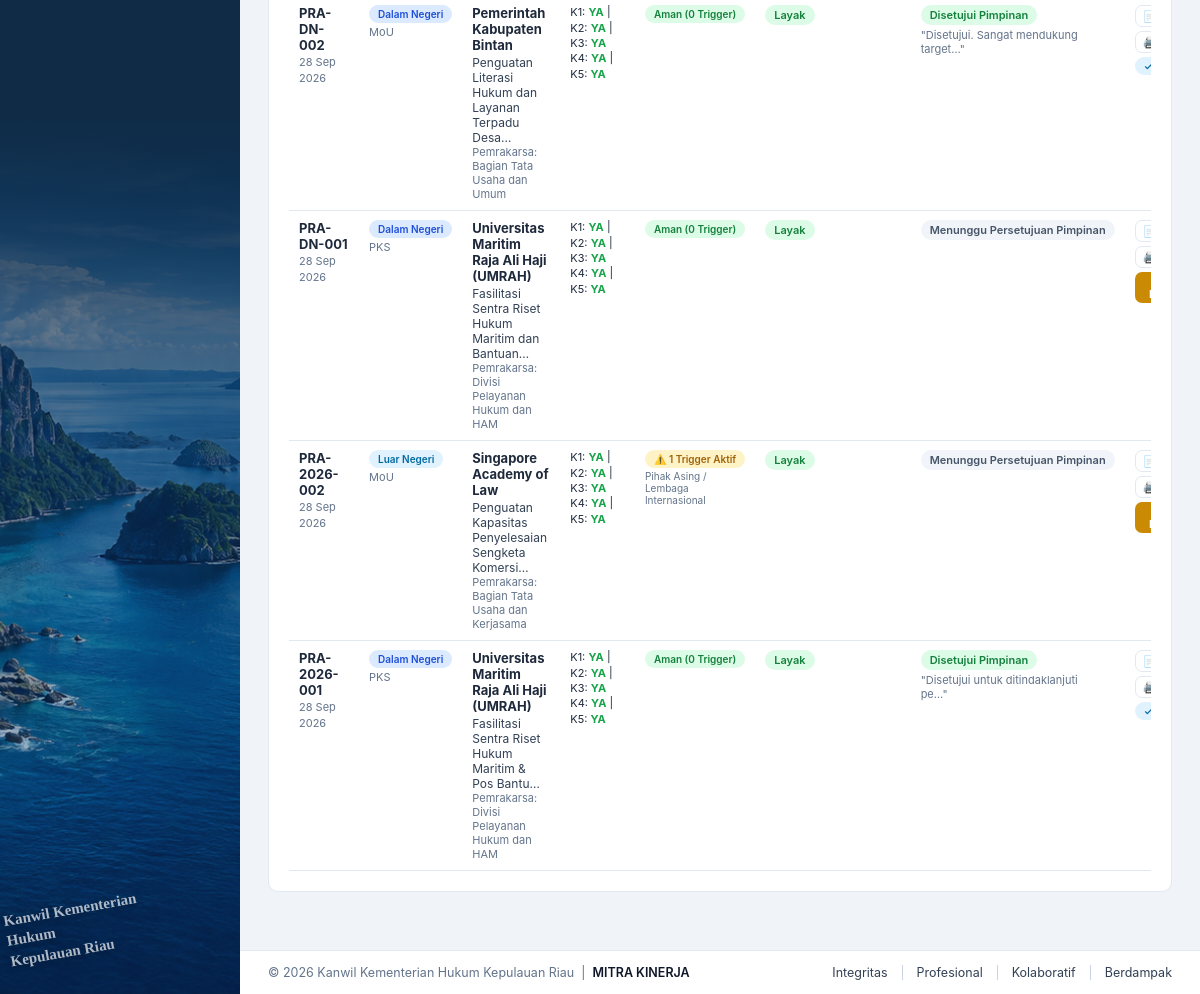
/gate0.php (signed in, lower part), run on an earlier commit of the app's database.
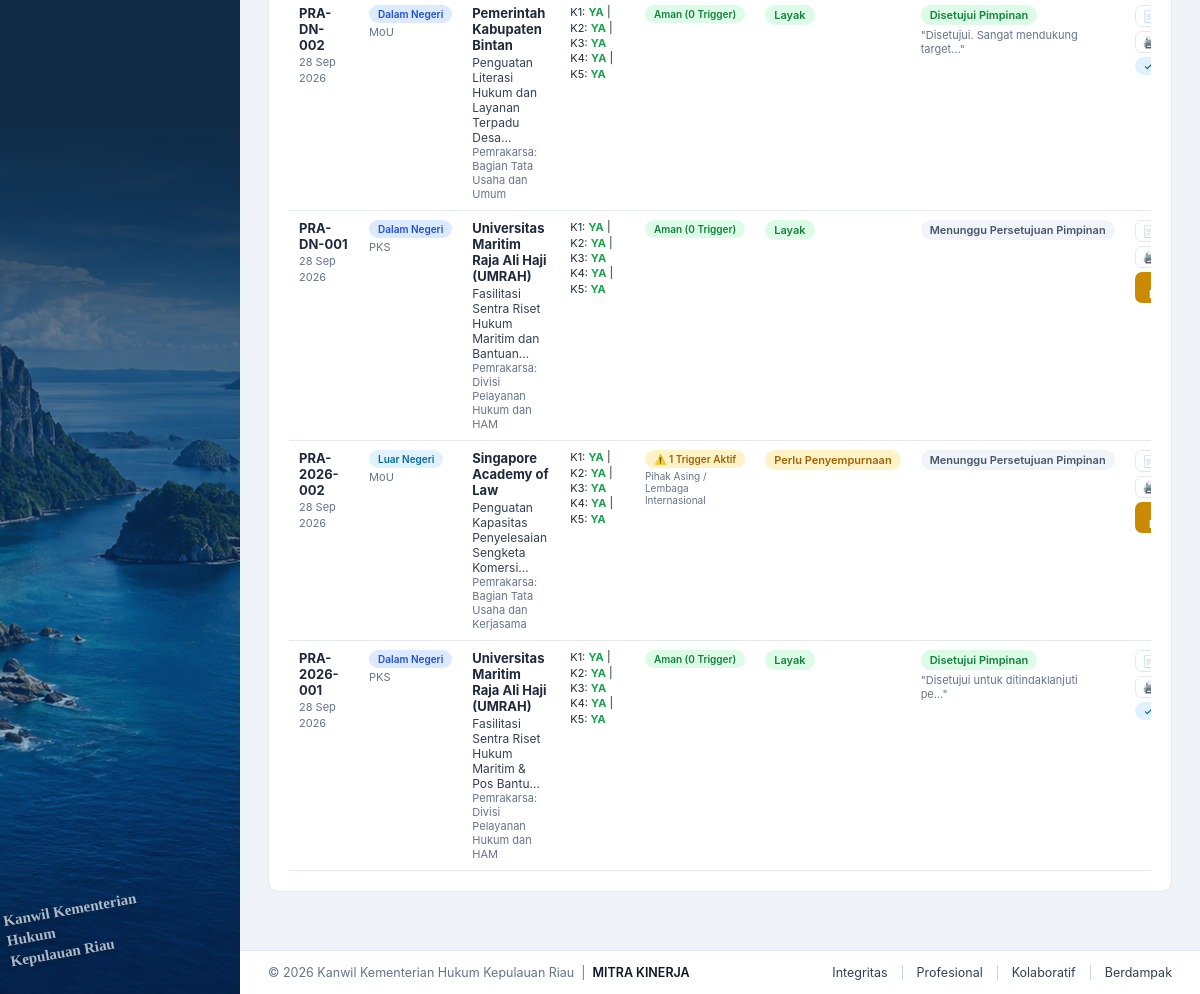
And on a later commit of the database.
### tables this page shows
CREATE TABLE `pra_pks` (
  `id` int(11) NOT NULL AUTO_INCREMENT,
  `nomor_usulan` varchar(50) NOT NULL,
  `tipe_kerjasama` enum('Dalam Negeri','Luar Negeri') NOT NULL DEFAULT 'Dalam Negeri',
  `jenis_naskah` enum('MoU','PKS','Lainnya') NOT NULL DEFAULT 'PKS',
  `unit_pemrakarsa` varchar(255) NOT NULL,
  `penanggung_jawab_usulan` varchar(255) DEFAULT NULL,
  `calon_mitra` varchar(255) NOT NULL,
  `judul_rencana` text NOT NULL,
  `tujuan_singkat` text DEFAULT NULL,
  `ruang_lingkup` text DEFAULT NULL,
  `penerima_manfaat` text DEFAULT NULL,
  `perkiraan_mulai` date DEFAULT NULL,
  `perkiraan_selesai` date DEFAULT NULL,
  `k1_kesesuaian_strategis` enum('YA','TIDAK') NOT NULL DEFAULT 'YA',
  `k2_kebutuhan_daya_ungkit` enum('YA','TIDAK') NOT NULL DEFAULT 'YA',
  `k3_kelayakan_mitra` enum('YA','TIDAK') NOT NULL DEFAULT 'YA',
  `k4_kesiapan_sumber_daya` enum('YA','TIDAK') NOT NULL DEFAULT 'YA',
  `k5_risiko_keberlanjutan` enum('YA','TIDAK') NOT NULL DEFAULT 'YA',
  `pertanyaan_uji` longtext DEFAULT NULL,
  `trigger_khusus` longtext DEFAULT NULL,
  `catatan_verifikasi` text DEFAULT NULL,
  `gap_penyempurnaan` text DEFAULT NULL,
  `unit_review_tambahan` text DEFAULT NULL,
  `batas_waktu_penyempurnaan` date DEFAULT NULL,
  `status_rekomendasi` enum('Layak','Perlu Penyempurnaan','Tidak Prioritas / Tidak Layak') NOT NULL DEFAULT 'Layak',
  `status_persetujuan` enum('Menunggu Persetujuan Pimpinan','Disetujui Pimpinan','Dikembalikan untuk Revisi','Ditolak Pimpinan') NOT NULL DEFAULT 'Menunggu Persetujuan Pimpinan',
  `catatan_pimpinan` text DEFAULT NULL,
  `tanggal_persetujuan` date DEFAULT NULL,
  `pimpinan_id` int(11) DEFAULT NULL,
  `is_promoted_to_pks` tinyint(1) NOT NULL DEFAULT 0,
  `created_by` int(11) DEFAULT NULL,
  `created_at` timestamp NOT NULL DEFAULT current_timestamp(),
  `updated_at` timestamp NOT NULL DEFAULT current_timestamp() ON UPDATE current_timestamp(),
  PRIMARY KEY (`id`),
  UNIQUE KEY `nomor_usulan` (`nomor_usulan`),
  KEY `pimpinan_id` (`pimpinan_id`),
  KEY `created_by` (`created_by`),
  CONSTRAINT `pra_pks_ibfk_1` FOREIGN KEY (`pimpinan_id`) REFERENCES `users` (`id`) ON DELETE SET NULL,
  CONSTRAINT `pra_pks_ibfk_2` FOREIGN KEY (`created_by`) REFERENCES `users` (`id`) ON DELETE SET NULL
);

### includes/auth.php (called while the page is built, shortened)
<?php
require_once __DIR__ . '/functions.php';
function currentUser(bool $forceRefresh = false): ?array {
    static $cachedUser = null;
    static $hasChecked = false;
    if ($hasChecked) {
        return $cachedUser;
    }
    try {
        $pdo = getDB();
        $stmt = $pdo->prepare('SELECT id, nama, username, role, aktif FROM users WHERE id = ? LIMIT 1');
        $stmt->execute([(int)$_SESSION['user']['id']]);
        $cachedUser = $_SESSION['user'];
        $hasChecked = true;
        return $cachedUser;
    } catch (Throwable $e) {
        error_log('currentUser DB verification failed: ' . $e->getMessage());
        $hasChecked = true;
        $cachedUser = null;
        return null;
    }
}
function requireLogin(): void {
    if (!currentUser()) {
        header('Location: login.php');
        exit;
    }
}

### includes/functions.php (called while the page is built, shortened)
<?php
function formatTanggal(?string $tgl): string {
    $t = strtotime($tgl);
    $bulan = ['','Jan','Feb','Mar','Apr','Mei','Jun','Jul','Agu','Sep','Okt','Nov','Des'];
    return date('d', $t) . ' ' . $bulan[(int)date('n', $t)] . ' ' . date('Y', $t);
}
function h(?string $s): string {
    return htmlspecialchars($s ?? '', ENT_QUOTES, 'UTF-8');
}
function singkat(?string $teks, int $panjang, string $akhiran = '…'): string {
    if (function_exists('mb_strimwidth')) {
        return mb_strimwidth($teks, 0, $panjang, $akhiran, 'UTF-8');
    }
    return strlen($teks) > $panjang ? substr($teks, 0, max(1, $panjang - 1)) . $akhiran : $teks;
}

### gate0.php (the view, shortened to what this page needs)
<?php
require_once __DIR__ . '/includes/auth.php';
requireLogin();
$pdo = getDB();
$user = currentUser();
$role = $user['role'];
$canEdit = in_array($role, ['admin', 'pemeriksa'], true);
$canDecide = in_array($role, ['admin', 'pimpinan'], true);
        ?><!DOCTYPE html>
    <?php
$usulanList = $pdo->query('SELECT * FROM pra_pks ORDER BY id DESC')->fetchAll();
require __DIR__ . '/includes/header.php';
?>
<div class="card">
    <div class="table-wrap">
        <table>
            <tbody>
                <?php if (empty($usulanList)): ?>
                <tr><td colspan="8" class="muted" style="text-align:center;padding:24px;">Belum ada usulan pra-PKS terdaftar.</td></tr>
                <?php else: foreach ($usulanList as $u):
                    $rekBadge = match($u['status_rekomendasi']) {
                        'Layak' => 'success',
                        'Perlu Penyempurnaan' => 'warning',
                        default => 'danger'
                    };
                    $appBadge = match($u['status_persetujuan']) {
                        'Disetujui Pimpinan' => 'success',
                        'Dikembalikan untuk Revisi' => 'warning',
                        'Ditolak Pimpinan' => 'danger',
                        default => 'secondary'
                    };
                    $tData = json_decode($u['trigger_khusus'] ?? '[]', true) ?: [];
                    $activeTriggers = [];
                    foreach ($tData as $k => $tv) {
                        if (($tv['jawab'] ?? '') === 'YA') {
                            $tNum = (int)substr($k, 1);
                            $activeTriggers[] = GATE0_TRIGGERS[$tNum]['judul'] ?? "Trigger $tNum";
                        }
                    }
                ?>
                <tr>
                    <td>
                        <strong><?= h($u['nomor_usulan']) ?></strong><br>
                        <span class="muted" style="font-size:11px;"><?= formatTanggal($u['created_at']) ?></span>
                    </td>
                    <td>
                        <span class="badge badge-<?= $u['tipe_kerjasama'] === 'Dalam Negeri' ? 'primary' : 'info' ?>" style="font-size:10px;"><?= h($u['tipe_kerjasama']) ?></span>
                        <div class="muted" style="font-size:11px;margin-top:2px;"><?= h($u['jenis_naskah']) ?></div>
                    </td>
                    <td>
                        <strong><?= h($u['calon_mitra']) ?></strong>
                        <div style="font-size:12px;color:#334155;margin-top:2px;"><?= h(singkat($u['judul_rencana'], 50)) ?></div>
                        <div class="muted" style="font-size:11px;">Pemrakarsa: <?= h($u['unit_pemrakarsa']) ?></div>
                    </td>
                    <td>
                        <div style="font-size:11px;line-height:1.4;">
                            K1: <span style="font-weight:700;color:<?= $u['k1_kesesuaian_strategis']==='YA'?'#16a34a':'#dc2626' ?>"><?= $u['k1_kesesuaian_strategis'] ?></span> |
                            K2: <span style="font-weight:700;color:<?= $u['k2_kebutuhan_daya_ungkit']==='YA'?'#16a34a':'#dc2626' ?>"><?= $u['k2_kebutuhan_daya_ungkit'] ?></span> |
                            K3: <span style="font-weight:700;color:<?= $u['k3_kelayakan_mitra']==='YA'?'#16a34a':'#dc2626' ?>"><?= $u['k3_kelayakan_mitra'] ?></span><br>
                            K4: <span style="font-weight:700;color:<?= $u['k4_kesiapan_sumber_daya']==='YA'?'#16a34a':'#dc2626' ?>"><?= $u['k4_kesiapan_sumber_daya'] ?></span> |
                            K5: <span style="font-weight:700;color:<?= $u['k5_risiko_keberlanjutan']==='YA'?'#16a34a':'#dc2626' ?>"><?= $u['k5_risiko_keberlanjutan'] ?></span>
                        </div>
                    </td>
                    <td>
                        <?php if (empty($activeTriggers)): ?>
                        <span class="badge badge-success" style="font-size:10px;">Aman (0 Trigger)</span>
                        <?php else: ?>
                        <span class="badge badge-warning" style="font-size:10px;">⚠️ <?= count($activeTriggers) ?> Trigger Aktif</span>
                        <div class="muted" style="font-size:10px;margin-top:2px;max-width:140px;"><?= h(implode(', ', $activeTriggers)) ?></div>
                        <?php endif; ?>
                    </td>
                    <td><span class="badge badge-<?= $rekBadge ?>"><?= h($u['status_rekomendasi']) ?></span></td>
                    <td>
                        <span class="badge badge-<?= $appBadge ?>"><?= h($u['status_persetujuan']) ?></span>
                        <?php if ($u['catatan_pimpinan']): ?>
                        <div class="muted" style="font-size:11px;margin-top:3px;max-width:160px;">"<?= h(singkat($u['catatan_pimpinan'], 35)) ?>"</div>
                        <?php endif; ?>
                    </td>
                    <td>
                        <div style="display:flex;gap:4px;flex-wrap:wrap;">
                            <a href="gate0.php?view=detail&id=<?= $u['id'] ?>" class="btn btn-outline btn-sm" style="font-size:11px;padding:3px 7px;">📄 Form</a>
                            <a href="gate0.php?view=print&id=<?= $u['id'] ?>" target="_blank" class="btn btn-outline btn-sm" style="font-size:11px;padding:3px 7px;">🖨️ PDF</a>
                            <?php if ($canDecide && in_array($u['status_persetujuan'], ['Menunggu Persetujuan Pimpinan', 'Dikembalikan untuk Revisi'], true)): ?>
                            <button onclick="openDecisionModal(<?= (int)$u['id'] ?>, <?= htmlspecialchars(json_encode((string)$u['nomor_usulan']), ENT_QUOTES, 'UTF-8') ?>, <?= htmlspecialchars(json_encode((string)$u['calon_mitra']), ENT_QUOTES, 'UTF-8') ?>)" class="btn btn-warning btn-sm" style="font-size:11px;padding:3px 7px;">⚖️ Putusan</button>
                            <?php endif; ?>
                            <?php if ($u['status_persetujuan'] === 'Disetujui Pimpinan'): ?>
                                <?php if (!$u['is_promoted_to_pks']): ?>
                                    <?php if ($canEdit): ?>
                                    <form method="post" style="display:inline;" onsubmit="return confirm('Promosikan usulan ini menjadi PKS aktif dengan Rencana Kerja?');">
                                        <?= csrfField() ?>
                                        <input type="hidden" name="action" value="promote">
                                        <input type="hidden" name="usulan_id" value="<?= $u['id'] ?>">
                                        <button type="submit" class="btn btn-success btn-sm" style="font-size:11px;padding:3px 7px;">🚀 Jadi PKS</button>
                                    </form>
                                    <?php endif; ?>
                                <?php else: ?>
                                    <span class="badge badge-info" style="font-size:10px;">✓ Jadi PKS</span>
                                <?php endif; ?>
                            <?php endif; ?>
                        </div>
                    </td>
                </tr>
                <?php endforeach; endif; ?>
            </tbody>
        </table>
    </div>
</div>
<?php require __DIR__ . '/includes/footer.php'; ?>

### includes/header.php (shortened to what this page needs)
<?php
$user = currentUser();
?>
<!DOCTYPE html>
<html lang="id">
<head>
<link rel="stylesheet" href="public/css/style.css?v=<?= filemtime(__DIR__ . '/../public/css/style.css') ?>">
</head>
<body>
<?php if ($user): ?>
<div class="app-layout">
<div class="app-layout-main">
    <aside class="sidebar">
        <nav class="sidebar-nav">
        </nav>
        <div class="sidebar-motto">Kanwil Kementerian Hukum<br>Kepulauan Riau</div>
    </aside>
    <div class="app-content">
        <div class="page-body">
<?php else: ?>
<div class="page-body">
<?php endif; ?>

### includes/footer.php (shortened to what this page needs)
</div>
<?php $user = currentUser(); if ($user): ?>
    </div>
</div>
<footer class="app-footer">
    <div class="footer-left">
        &copy; 2026 Kanwil Kementerian Hukum Kepulauan Riau &nbsp;|&nbsp; <strong>MITRA KINERJA</strong>
    </div>
    <div class="footer-right">
        <span>Integritas</span>
        <span>Profesional</span>
        <span>Kolaboratif</span>
        <span>Berdampak</span>
    </div>
</footer>
</div>
<?php endif; ?>
</body>
</html>

### public/css/style.css (style rules this page uses)
:root { --navy: #0f2b46; --navy-dark: #0a1f33; --navy-light: #1c4266; --accent: #2563eb; --accent-hover: #1d4ed8; --green: #16a34a; --yellow: #ca8a04; --orange: #ea580c; --red: #dc2626; --gray: #64748b; --bg: #f0f4f8; --card-bg: #ffffff; --border: #e2e8f0; --text: #1e293b; --text-muted: #64748b; --sidebar-w: 240px; --header-h: 82px; }
* { box-sizing: border-box; }
body { margin: 0; font-family: -apple-system, BlinkMacSystemFont, "Segoe UI", Roboto, Helvetica, Arial, sans-serif; background: var(--bg); color: var(--text); font-size: 14px; }
a { color: var(--accent); text-decoration: none; }
.app-layout { display: flex; flex-direction: column; min-height: 100vh; }
.app-layout-main { display: flex; flex: 1; min-height: 0; }
.sidebar { width: var(--sidebar-w); color: #fff; display: flex; flex-direction: column; position: fixed; top: var(--header-h); left: 0; bottom: 0; z-index: 100; overflow: hidden; background: linear-gradient(180deg, #0f2b46 0%, #0f2b46 50%, rgba(15, 43, 70, .55) 62%, rgba(15, 43, 70, .30) 78%, rgba(15, 43, 70, .25) 100%), url('../img/sidebar-coast.jpeg?v=999') center bottom / cover no-repeat, linear-gradient(180deg, var(--navy) 0%, var(--navy-dark) 100%); }
.sidebar-nav { padding: 16px 0; flex: 1; overflow-y: auto; }
.sidebar-motto { padding: 0 16px 20px; font-family: 'Dancing Script', 'Segoe Script', cursive; font-weight: 600; font-size: 15px; line-height: 1.35; color: rgba(255,255,255,.85); opacity: 0.8; text-shadow: 0 2px 8px rgba(0,0,0,.45); text-align: left; transform: rotate(-10deg); transform-origin: left bottom; word-break: normal; overflow-wrap: break-word; max-width: calc(var(--sidebar-w) - 24px); }
.app-content { flex: 1; min-height: 0; display: flex; flex-direction: column; min-width: 0; }
.page-body { padding: 24px 28px 40px; flex: 1; max-width: 100%; overflow-x: hidden; min-width: 0; margin-left: var(--sidebar-w); }
.app-footer { position: relative; margin-top: auto; margin-left: var(--sidebar-w); z-index: 10; padding: 14px 28px; border-top: 1px solid var(--border); display: flex; align-items: center; justify-content: space-between; flex-wrap: wrap; gap: 8px; font-size: 12.5px; color: var(--text-muted); background: #fff; min-height: 44px; }
.app-footer .footer-left strong, .app-footer .footer-brand { font-weight: 600; color: #0f172a; }
.app-footer .footer-right { display: flex; align-items: center; }
.app-footer .footer-right span { color: #334155; }
.app-footer .footer-right span + span { border-left: 1px solid #cbd5e1; margin-left: 14px; padding-left: 14px; }
.card { background: var(--card-bg); border: 1px solid var(--border); border-radius: 10px; padding: 20px; margin-bottom: 18px; overflow: visible; min-width: 0; }
table { width: 100%; border-collapse: collapse; font-size: 13px; }
.table-wrap { overflow-x: auto; }
th, td { text-align: left; padding: 9px 10px; border-bottom: 1px solid var(--border); vertical-align: top; }
.badge { display: inline-block; padding: 3px 9px; border-radius: 20px; font-size: 11px; font-weight: 600; white-space: nowrap; }
.badge-success { background: #dcfce7; color: #15803d; }
.badge-primary { background: #dbeafe; color: #1d4ed8; }
.badge-warning { background: #fef3c7; color: #a16207; }
.badge-secondary { background: #f1f5f9; color: #475569; }
.badge-info { background: #e0f2fe; color: #0369a1; }
.btn { display: inline-block; padding: 9px 16px; border-radius: 7px; border: none; font-size: 13px; font-weight: 600; cursor: pointer; text-decoration: none; }
.btn-outline { background: #fff; border: 1px solid var(--border); color: var(--text); }
.btn-warning { background: #ca8a04; color: #fff; }
.btn-sm { padding: 5px 10px; font-size: 12px; }
.muted { color: var(--text-muted); }

What changed in the data, as far as the page shows it:
changed pra_pks "Singapore Academy of Law": status_rekomendasi "Layak" → "Perlu Penyempurnaan"
